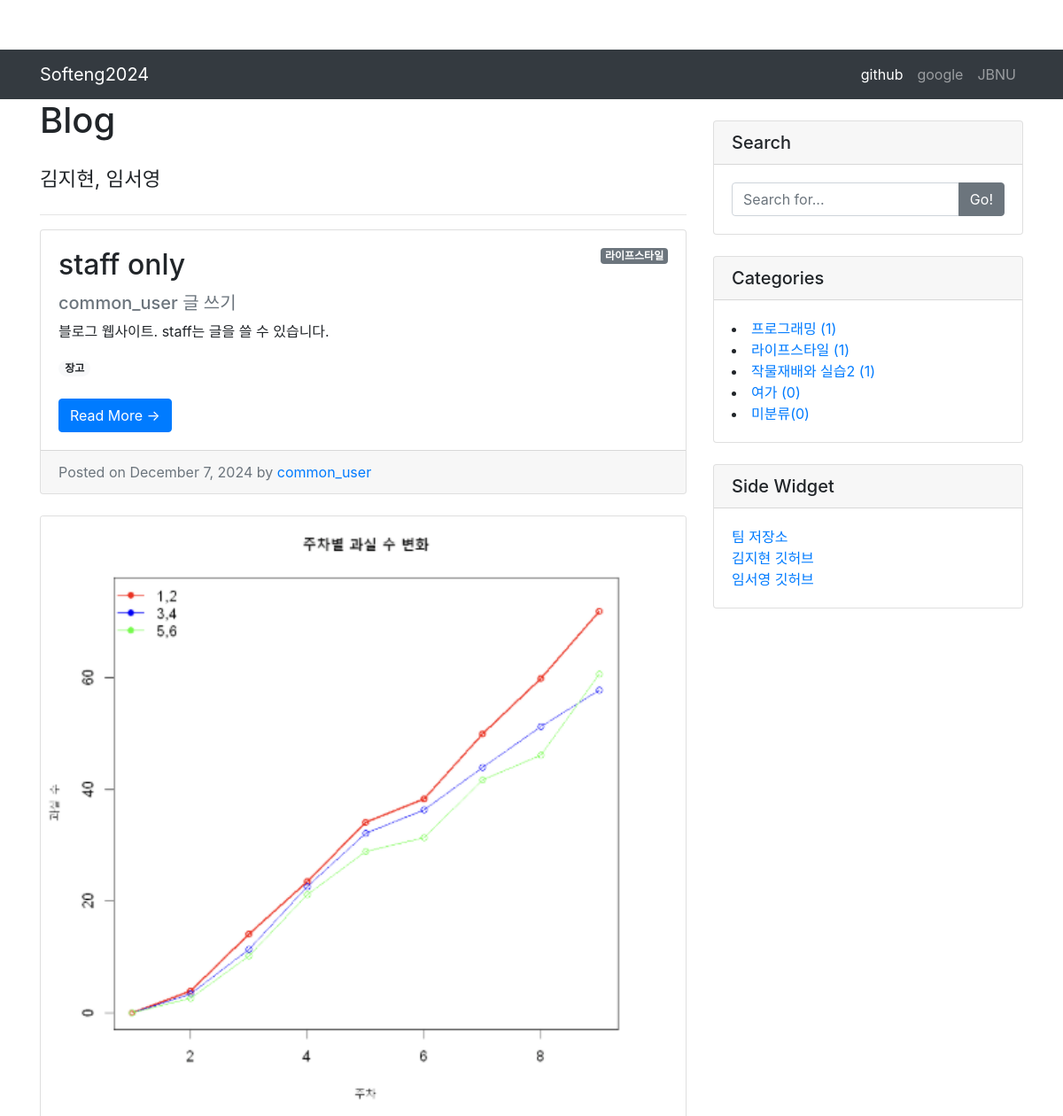
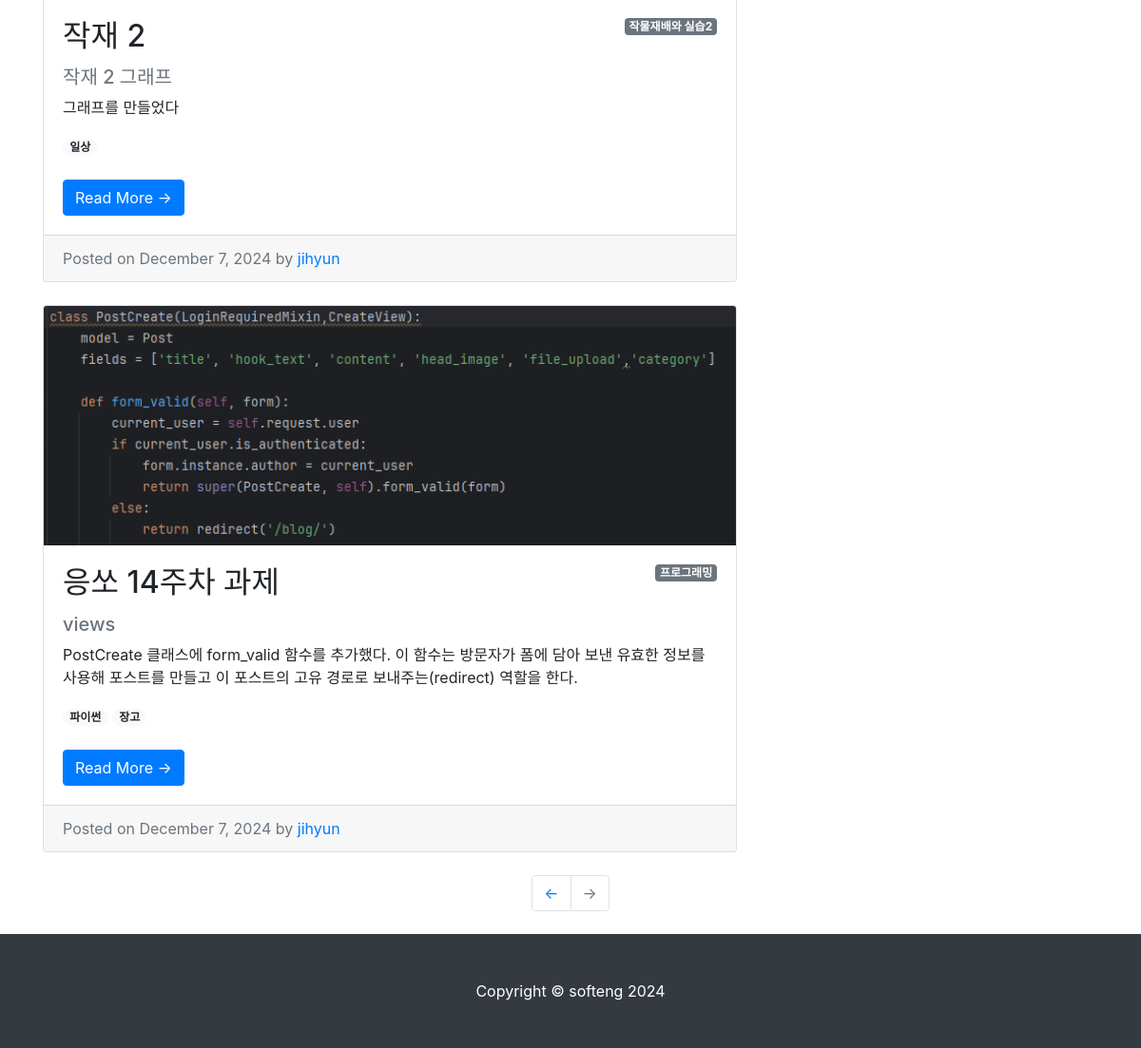
The page / on the database its author committed (2 pictures, top to bottom).
### blog/models.py (models this page shows, shortened)
class Post(models.Model):
    title = models.CharField(max_length=30)
    hook_text = models.CharField(max_length=100, blank=True)
    content = models.TextField()
    head_image = models.ImageField(upload_to='blog/images/&Y/%m/%d/', blank=True)
    file_upload = models.FileField(upload_to='blog/files/%Y/%m/%d/', blank=True)
    created_at = models.DateTimeField(auto_now_add=True)
    updated_at = models.DateTimeField(auto_now=True)
    author = models.ForeignKey(User, null=True, on_delete=models.SET_NULL)
    category = models.ForeignKey(Category, null=True, blank=True, on_delete=models.SET_NULL)
    tags = models.ManyToManyField(Tag, blank=True)
    def __str__(self):
        return f'[{self.pk}]{self.title} :: {self.author}'
    def get_absolute_url(self):
        return f'/{self.pk}/'

class Category(models.Model):
    name = models.CharField(max_length=50, unique=True)
    slug = models.SlugField(max_length=200, unique=True, allow_unicode=True)
    def __str__(self):
        return self.name
    def get_absolute_url(self):
        return f'/category/{self.slug}/'
    class Meta:
        verbose_name_plural = 'Categories'

class Tag(models.Model):
    name = models.CharField(max_length=50)
    slug = models.SlugField(max_length=200, unique=True, allow_unicode=True)
    def __str__(self):
        return self.name
    def get_absolute_url(self):
        return f'/tag/{self.slug}/'

### blog/views.py (the view)
# urls.py: path('', views.PostList.as_view()),
class PostList(ListView):
    model = Post
    ordering = '-pk'
    template_name = 'blog/post_list.html'
    def get_context_data(self, **kwargs):
        context = super(PostList, self).get_context_data()
        context['categories'] = Category.objects.all()
        context['no_category_post_count'] = Post.objects.filter(category=None).count()
        return context

### blog/templates/blog/post_list.html (shortened to what this page needs)
{% extends 'blog/base.html' %}
{% block main_area %}
    <h1>Blog
    </h1>
<h3 class="my-4">
  <small>김지현, 임서영</small>
</h3>
<hr>
{% for p in post_list %}
<div class="card mb-4" id="post-{{ p.pk }}">
    {% if p.head_image %}
        <img class="card-img-top" src="{{ p.head_image.url}}" alt="{{ p }} head image">
    {% else %}
        <ima class="card-img-top" src="https://picsum.photos/seed/{{ p.id }}800/200" alt = "random_image"></ima>
    {% endif %}
    <div class="card-body">
        {% if p.category %}
            <span class="badge badge-secondary float-right">{{ p.category }}</span>
        {% else %}
            <span class="badge badge-secondary float-right">미분류</span>
        {% endif %}
        <h2 class="card-title">{{ p.title }}</h2>
        <h5 class="text-muted">{{ p.hook_text }}</h5>
        <p class="card-text">{{ p.content | truncatewords:45 }}</p>
        {% if p.tags.exists %}
            {% for tag in p.tags.iterator %}
                <a href="{{ tag.get_absolute_url }}"><span class="badge badge-pill badge-light">{{ tag }}</span></a>
            {% endfor %}
            <br/>
            <br/>
        {% endif %}
       <a href="{{ p.get_absolute_url }}" class="btn btn-primary">Read More &rarr;</a>
    </div>
    <div class="card-footer text-muted">
        Posted on {% now "F j, Y" %} by
        <a href="#">{{ p.author.username }}</a>
    </div>
</div>
{% endfor %}
{% endblock %}

### blog/templates/blog/base.html (shortened to what this page needs)
<!DOCTYPE html>
{% load static %}
<html lang="ko">
<head>
  <link rel="stylesheet" href="{% static 'blog/bootstrap/bootstrap.min.css' %}">
  <link rel="stylesheet" href="{% static 'blog/css/blog-post.css' %}">
</head>
<body>
{% include 'blog/navbar.html'%}
  <div class="container">
    <div class="row">
      <div class="col-md-8">
        {% block main_area %}{% endblock %}
      </div>
      <div class="col-md-4">
        <div class="card my-4">
          <h5 class="card-header">Search</h5>
          <div class="card-body">
            <div class="input-group">
              <input type="text" class="form-control" placeholder="Search for...">
              <span class="input-group-append">
                <button class="btn btn-secondary" type="button">Go!</button>
              </span>
            </div>
          </div>
        </div>
        <div class="card my-4" id="categories-card">
          <h5 class="card-header">Categories</h5>
          <div class="card-body">
              {% for category in categories %}
              <li><a href="{{ category.get_absolute_url }}">{{ category }} ({{ category.post_set.count }})</a></li>
              {% endfor %}
              <li><a href="/category/no_category/">미분류({{ no_category_post_count }})</a></li>
            </div>
          </div>
        <div class="card my-4">
          <h5 class="card-header">Side Widget</h5>
          <div class="card-body">
              <ul class="list-unstyled mb-0">
              <li><a href="https://github.com/ixiwest0/softeng2024">팀 저장소</a></li>
              <li><a href="https://github.com/jihyun923">김지현 깃허브</a></li>
              <li><a href="https://github.com/ixiwest0">임서영 깃허브</a></li>
              </ul>
        </div>
      </div>
        </div>
      </div>
    </div>
<ul class="pagination justify-content-center mb-4">
  <li class="page-item">
    <a class="page-link" href="#">&larr;</a>
  </li>
  <li class="page-item disabled">
    <a class="page-link" href="#">&rarr;</a>
  </li>
</ul>
{% include 'blog/footer.html' %}
</body>
</html>

### blog/templates/blog/navbar.html (shortened to what this page needs)
<nav class="navbar navbar-expand-lg navbar-dark bg-dark">
    <div class="container">
      <a class="navbar-brand" href="/">Softeng2024</a>
      <div class="collapse navbar-collapse" id="navbarResponsive">
        <ul class="navbar-nav ml-auto">
          <li class="nav-item active">
            <a class="nav-link" href="https://github.com/ixiwest0/softeng2024">github
            </a>
          </li>
          <li class="nav-item">
            <a class="nav-link" href="https://www.google.com/">google</a>
          </li>
          <li class="nav-item">
            <a class="nav-link" href="https://www.jbnu.ac.kr/web/index.do">JBNU</a>
          </li>
        </ul>
      </div>
    </div>
  </nav>

### blog/templates/blog/footer.html
  <footer class="py-5 bg-dark">
    <div class="container">
      <p class="m-0 text-center text-white">
        Copyright &copy; softeng 2024</p>
    </div>
  </footer>

### blog/static/blog/css/blog-post.css (style rules this page uses)
body { padding-top: 56px; }

### rows shown on the page
Post: category "라이프스타일", title "staff only", hook_text "common_user 글 쓰기", content "블로그 웹사이트. staff는 글을 쓸 수 있습니다.", now "December 7, 2024", author.username "common_user"
Tag: name "장고"
Post: head_image (picture), category "작물재배와 실습2", title "작재 2", hook_text "작재 2 그래프", content "그래프를 만들었다", now "December 7, 2024", author.username "jihyun"
Tag: name "일상"
Post: head_image (picture), category "프로그래밍", title "응쏘 14주차 과제", hook_text "views", content "PostCreate 클래스에 form_valid 함수를 추가했다. 이 함수는 방문자가 폼에 담아 보낸 유효한 정보를 사용해 포스트를 만들고 이 포스트의 고유 경로로 보내주는(redirect) 역할을 한다.", now "December 7, 2024", author.username "jihyun"
Tag: name "파이썬"
Category: name "프로그래밍", post_set.count "1"
Category: name "라이프스타일", post_set.count "1"
Category: name "작물재배와 실습2", post_set.count "1"
Category: name "여가", post_set.count "0"

### other values the page prints
{{ no_category_post_count }} "0"
